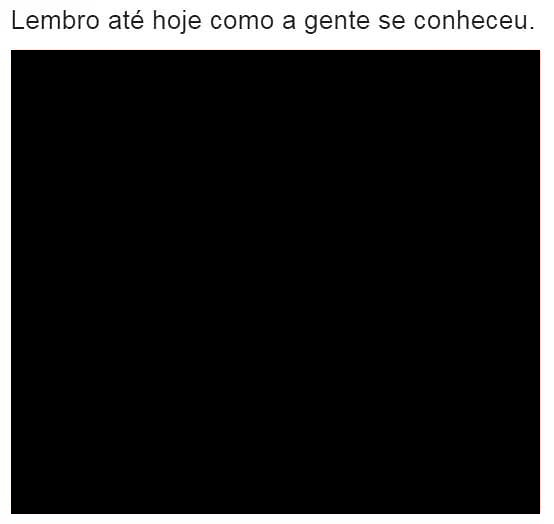
#> input picture 3.jpg, 554 x 524 px
$ python template_area_check.py
#> lines starting #> are read from the running program, lines starting #| are printed output that depends on the picture; after the words box and inside, x2 and y2 are one past the last pixel; in counts of white or black regions, pixels touching at a corner belong together
import cv2


def read_image(img_str):
#> called with img_str = '3.jpg'
    imagem = cv2.imread(img_str)
#> imagem is the input picture: shape (524, 554, 3); mean B, G, R 37.2, 37.2, 37.4
    if imagem is None:
        raise ValueError("Erro ao carregar a imagem.")
    return imagem
def toGrayScale(imagem):
    return cv2.cvtColor(imagem, cv2.COLOR_BGR2GRAY)
def save_image(imagem, filename):
    cv2.imwrite(filename, imagem)
    print(f"Imagem salva como {filename}")
def threshold_image(imagem):
    _, imagem_limiarizada = cv2.threshold(imagem, 10, 255, cv2.THRESH_BINARY_INV)
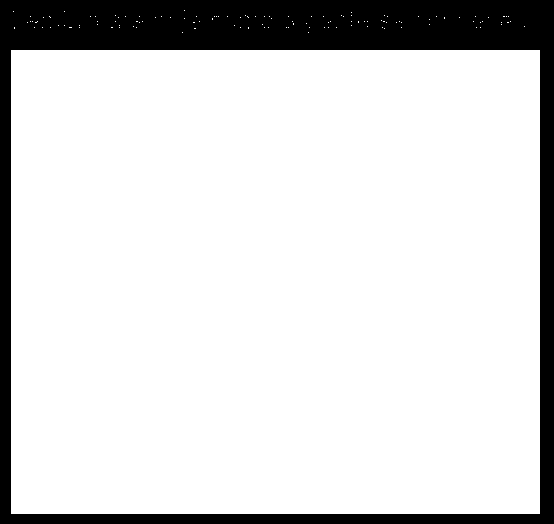
#> imagem_limiarizada: shape (524, 554); 84.6% white; 1 black region
    return imagem_limiarizada
def create_image_contours(imagem):
    contornos, hierarquia = cv2.findContours(imagem, cv2.RETR_EXTERNAL, cv2.CHAIN_APPROX_SIMPLE)
    imagem_com_contornos = cv2.cvtColor(imagem, cv2.COLOR_GRAY2BGR)
    cv2.drawContours(imagem_com_contornos, contornos, -1, (0, 255, 0), 2)
    return imagem_com_contornos

def find_largest_contour_position(imagem_binarizada):

    contornos, _ = cv2.findContours(imagem_binarizada, cv2.RETR_EXTERNAL, cv2.CHAIN_APPROX_SIMPLE)
#> contornos = 121 contours, 120 with area under 20; largest, box (x1, y1, x2, y2) and area: (11, 50, 540, 514) 244464

    largest_contour = None
    max_area = 0

    for contour in contornos:
        area = cv2.contourArea(contour)

        if area > 100:
            if area > max_area:
                max_area = area
                largest_contour = contour
#> this loop made 121 passes
#> (area, max_area, largest_contour) on pass 1: (244464, 244464, [[11, 50], [11, 513], [539, 513], [539, 50]])
#> after the loop, max_area = 244464

    if largest_contour is not None:
        x, y, w, h = cv2.boundingRect(largest_contour)
#> x = 11; y = 50; w = 529; h = 464
        return (x, y, w, h)
    else:
        return None
def inserir_imagem(imagem_base_path, imagem_inserida_path, x, y, largura, altura):
    """
    Insere uma imagem em uma posição específica dentro de outra imagem.

    :param imagem_base_path: Caminho para a imagem base.
    :param imagem_inserida_path: Caminho para a imagem que será inserida.
    :param x: Coordenada X (canto superior esquerdo) onde a imagem será inserida.
    :param y: Coordenada Y (canto superior esquerdo) onde a imagem será inserida.
    :param largura: Largura da imagem a ser inserida.
    :param altura: Altura da imagem a ser inserida.
    """
    imagem_base = cv2.imread(imagem_base_path)

    imagem_inserida = cv2.imread(imagem_inserida_path)

    # Verificar se as imagens foram carregadas corretamente
    if imagem_base is None or imagem_inserida is None:
        print("Erro ao carregar as imagens. Verifique os caminhos.")
        return

    # Redimensionar a imagem a ser inserida
    imagem_inserida = cv2.resize(imagem_inserida, (largura, altura))

    # Inserir a imagem na posição especificada
    imagem_base[y:y+altura, x:x+largura] = imagem_inserida


    # Opcional: Salvar a imagem resultante
    img = cv2.imwrite('imagem_resultante.jpg', imagem_base)
    return img

imagem_base = read_image('3.jpg')
imagemCol  = toGrayScale(imagem_base)
imagemCol = threshold_image(imagemCol)
pos = find_largest_contour_position(imagemCol)
#> pos = (11, 50, 529, 464)

if pos:
    x, y, w, h = pos
#> x = 11; y = 50; w = 529; h = 464
    print(f"Maior área de contorno encontrada em: x={x}, y={y}, largura={w}, altura={h}")
#| Maior área de contorno encontrada em: x=11, y=50, largura=529, altura=464
    insertimg = inserir_imagem("3.jpg","image.png",x,y,w,h)
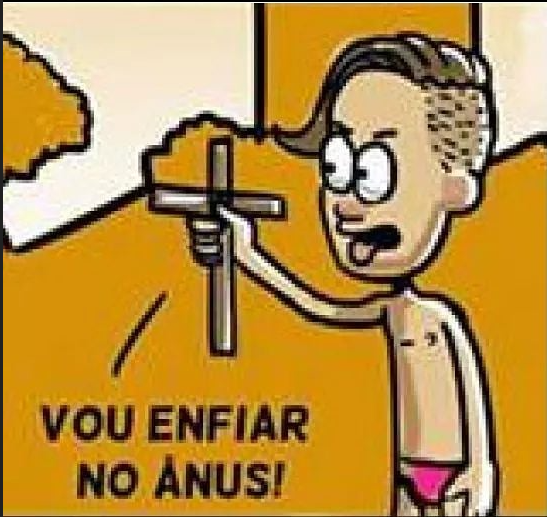
#> input picture image.png, 547 x 517 px
#> in inserir_imagem, imagem_inserida is the input picture: shape (517, 547, 3); mean B, G, R 71.1, 142.8, 182.7
#> in inserir_imagem, `imagem_inserida = cv2.resize(imagem_inserida, (largura, altura))`:
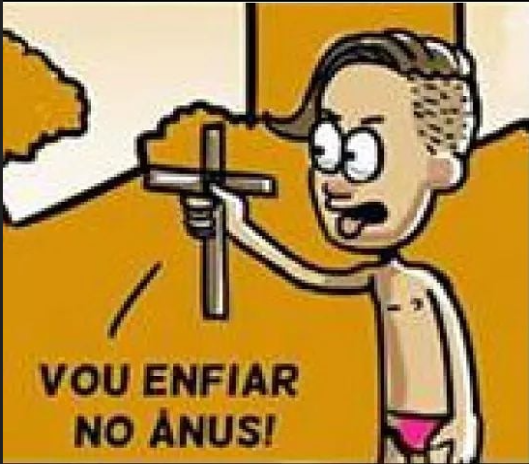
#> imagem_inserida: shape (464, 529, 3); mean B, G, R 70.9, 142.7, 182.6
#> in inserir_imagem, `imagem_base[y:y+altura, x:x+largura] = imagem_inserida`:
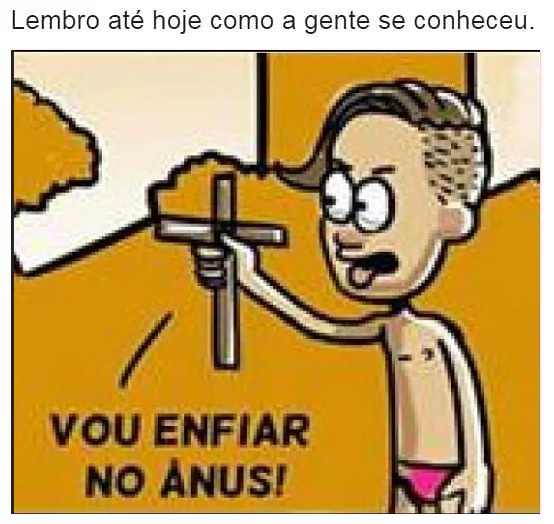
#> imagem_base: shape (524, 554, 3); mean B, G, R 97.2, 157.9, 191.8
#> insertimg = True

# save_image(insertimg,"grayScale4.jpg")
